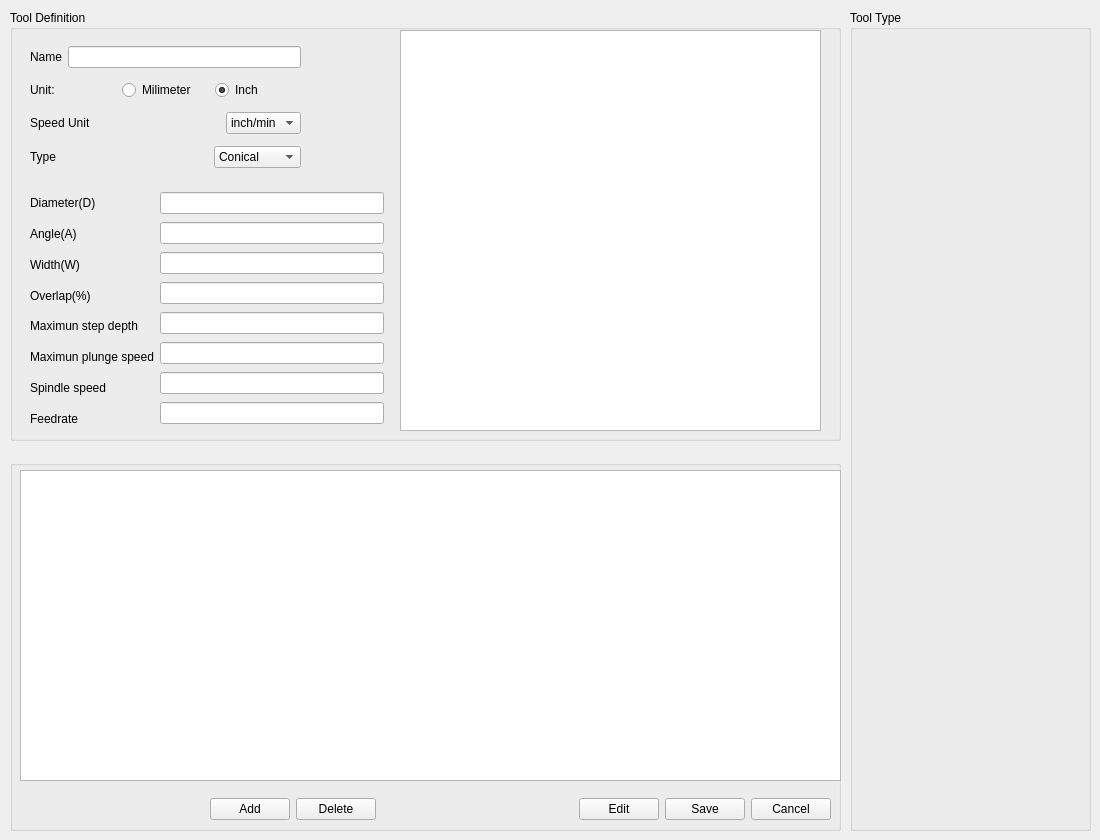
     <widget class="QWidget" name="tab_2">
      <attribute name="title">
       <string>Tool Library</string>
      </attribute>
      <widget class="QGroupBox" name="groupBox_29">
       <property name="geometry">
        <rect>
         <x>850</x>
         <y>10</y>
         <width>241</width>
         <height>821</height>
        </rect>
       </property>
       <property name="title">
        <string>Tool Type</string>
       </property>
       <layout class="QGridLayout" name="gridLayout_2">
        <item row="0" column="0">
         <widget class="QLabel" name="tlToolTypeViewLabel">
          <property name="sizePolicy">
           <sizepolicy hsizetype="Ignored" vsizetype="Ignored">
            <horstretch>0</horstretch>
            <verstretch>0</verstretch>
           </sizepolicy>
          </property>
          <property name="layoutDirection">
           <enum>Qt::LeftToRight</enum>
          </property>
          <property name="text">
           <string/>
          </property>
          <property name="alignment">
           <set>Qt::AlignCenter</set>
          </property>
         </widget>
        </item>
       </layout>
      </widget>
      <widget class="QGroupBox" name="groupBox_30">
       <property name="geometry">
        <rect>
         <x>10</x>
         <y>10</y>
         <width>831</width>
         <height>431</height>
        </rect>
       </property>
       <property name="title">
        <string>Tool Definition</string>
       </property>
       <widget class="QWidget" name="layoutWidget">
        <property name="geometry">
         <rect>
          <x>20</x>
          <y>30</y>
          <width>271</width>
          <height>137</height>
         </rect>
        </property>
        <layout class="QVBoxLayout" name="verticalLayout_23">
         <item>
          <layout class="QHBoxLayout" name="horizontalLayout_14">
           <item>
            <widget class="QLabel" name="label_17">
             <property name="text">
              <string>Name</string>
             </property>
            </widget>
           </item>
           <item>
            <widget class="QLineEdit" name="tlName"/>
           </item>
          </layout>
         </item>
         <item>
          <layout class="QHBoxLayout" name="horizontalLayout_16">
           <item>
            <widget class="QLabel" name="label_19">
             <property name="sizePolicy">
              <sizepolicy hsizetype="Minimum" vsizetype="Preferred">
               <horstretch>0</horstretch>
               <verstretch>0</verstretch>
              </sizepolicy>
             </property>
             <property name="text">
              <string>Unit:</string>
             </property>
            </widget>
           </item>
           <item>
            <widget class="QRadioButton" name="tlUnitMMRadio">
             <property name="text">
              <string>Milimeter</string>
             </property>
            </widget>
           </item>
           <item>
            <widget class="QRadioButton" name="tlUnitInchRadio">
             <property name="text">
              <string>Inch</string>
             </property>
             <property name="checked">
              <bool>true</bool>
             </property>
            </widget>
           </item>
          </layout>
         </item>
         <item>
          <layout class="QHBoxLayout" name="horizontalLayout_17">
           <item>
            <widget class="QLabel" name="label_20">
             <property name="sizePolicy">
              <sizepolicy hsizetype="Minimum" vsizetype="Preferred">
               <horstretch>0</horstretch>
               <verstretch>0</verstretch>
              </sizepolicy>
             </property>
             <property name="text">
              <string>Speed Unit</string>
             </property>
            </widget>
           </item>
           <item>
            <widget class="QComboBox" name="tlSpeedUnitComboBox">
             <property name="sizePolicy">
              <sizepolicy hsizetype="Maximum" vsizetype="Fixed">
               <horstretch>0</horstretch>
               <verstretch>0</verstretch>
              </sizepolicy>
             </property>
             <item>
              <property name="text">
               <string>inch/min</string>
              </property>
             </item>
             <item>
              <property name="text">
               <string>inch/sec</string>
              </property>
             </item>
             <item>
              <property name="text">
               <string>mm/min</string>
              </property>
             </item>
             <item>
              <property name="text">
               <string>mm/sec</string>
              </property>
             </item>
            </widget>
           </item>
          </layout>
         </item>
         <item>
          <layout class="QHBoxLayout" name="horizontalLayout_15">
           <item>
            <widget class="QLabel" name="label_18">
             <property name="sizePolicy">
              <sizepolicy hsizetype="Minimum" vsizetype="Preferred">
               <horstretch>0</horstretch>
               <verstretch>0</verstretch>
              </sizepolicy>
             </property>
             <property name="text">
              <string>Type</string>
             </property>
            </widget>
           </item>
           <item>
            <widget class="QComboBox" name="tlTypeComboBox">
             <property name="sizePolicy">
              <sizepolicy hsizetype="Maximum" vsizetype="Fixed">
               <horstretch>0</horstretch>
               <verstretch>0</verstretch>
              </sizepolicy>
             </property>
             <item>
              <property name="text">
               <string>Conical</string>
              </property>
             </item>
             <item>
              <property name="text">
               <string>Cylindrical</string>
              </property>
             </item>
             <item>
              <property name="text">
               <string>Drill</string>
              </property>
             </item>
            </widget>
           </item>
          </layout>
         </item>
        </layout>
       </widget>
       <widget class="QGraphicsView" name="tlToolPreview">
        <property name="geometry">
         <rect>
          <x>390</x>
          <y>20</y>
          <width>421</width>
          <height>401</height>
         </rect>
        </property>
       </widget>
       <widget class="QWidget" name="layoutWidget">
        <property name="geometry">
         <rect>
          <x>20</x>
          <y>180</y>
          <width>354</width>
          <height>241</height>
         </rect>
        </property>
        <layout class="QHBoxLayout" name="horizontalLayout_33">
         <item>
          <layout class="QVBoxLayout" name="verticalLayout_21">
           <item>
            <widget class="QLabel" name="label_21">
             <property name="text">
              <string>Diameter(D)</string>
             </property>
            </widget>
           </item>
           <item>
            <widget class="QLabel" name="label_22">
             <property name="text">
              <string>Angle(A)</string>
             </property>
            </widget>
           </item>
           <item>
            <widget class="QLabel" name="label_23">
             <property name="text">
              <string>Width(W)</string>
             </property>
            </widget>
           </item>
           <item>
            <widget class="QLabel" name="label_25">
             <property name="text">
              <string>Overlap(%)</string>
             </property>
            </widget>
           </item>
           <item>
            <widget class="QLabel" name="label_24">
             <property name="text">
              <string>Maximun step depth</string>
             </property>
            </widget>
           </item>
           <item>
            <widget class="QLabel" name="label_28">
             <property name="text">
              <string>Maximun plunge speed</string>
             </property>
            </widget>
           </item>
           <item>
            <widget class="QLabel" name="label_26">
             <property name="text">
              <string>Spindle speed</string>
             </property>
            </widget>
           </item>
           <item>
            <widget class="QLabel" name="label_27">
             <property name="text">
              <string>Feedrate</string>
             </property>
            </widget>
           </item>
          </layout>
         </item>
         <item>
          <layout class="QVBoxLayout" name="verticalLayout_22">
           <item>
            <widget class="QLineEdit" name="tlDiameter"/>
           </item>
           <item>
            <widget class="QLineEdit" name="tlAngle"/>
           </item>
           <item>
            <widget class="QLineEdit" name="tlWidth"/>
           </item>
           <item>
            <widget class="QLineEdit" name="tlOverlap"/>
           </item>
           <item>
            <widget class="QLineEdit" name="tlDepth"/>
           </item>
           <item>
            <widget class="QLineEdit" name="tlPlugeSpeed"/>
           </item>
           <item>
            <widget class="QLineEdit" name="tlSpindleSpeed"/>
           </item>
           <item>
            <widget class="QLineEdit" name="tlFeedrate"/>
           </item>
          </layout>
         </item>
        </layout>
       </widget>
      </widget>
      <widget class="QGroupBox" name="groupBox_31">
       <property name="geometry">
        <rect>
         <x>10</x>
         <y>460</y>
         <width>831</width>
         <height>371</height>
        </rect>
       </property>
       <property name="title">
        <string/>
       </property>
       <widget class="QTreeView" name="treeView">
        <property name="geometry">
         <rect>
          <x>10</x>
          <y>10</y>
          <width>821</width>
          <height>311</height>
         </rect>
        </property>
        <property name="toolTip">
         <string>&lt;html&gt;&lt;head/&gt;&lt;body&gt;&lt;p&gt;Double click to select&lt;/p&gt;&lt;/body&gt;&lt;/html&gt;</string>
        </property>
       </widget>
       <widget class="QWidget" name="layoutWidget">
        <property name="geometry">
         <rect>
          <x>200</x>
          <y>330</y>
          <width>621</width>
          <height>38</height>
         </rect>
        </property>
        <layout class="QHBoxLayout" name="horizontalLayout_20">
         <item>
          <layout class="QHBoxLayout" name="horizontalLayout_18">
           <item>
            <widget class="QPushButton" name="tlAddButton">
             <property name="text">
              <string>Add</string>
             </property>
            </widget>
           </item>
           <item>
            <widget class="QPushButton" name="tlDeleteButton">
             <property name="text">
              <string>Delete</string>
             </property>
            </widget>
           </item>
          </layout>
         </item>
         <item>
          <spacer name="horizontalSpacer_2">
           <property name="orientation">
            <enum>Qt::Horizontal</enum>
           </property>
           <property name="sizeHint" stdset="0">
            <size>
             <width>40</width>
             <height>20</height>
            </size>
           </property>
          </spacer>
         </item>
         <item>
          <layout class="QHBoxLayout" name="horizontalLayout_19">
           <item>
            <widget class="QPushButton" name="tlEditButton">
             <property name="text">
              <string>Edit</string>
             </property>
            </widget>
           </item>
           <item>
            <widget class="QPushButton" name="tlSaveButton">
             <property name="text">
              <string>Save</string>
             </property>
            </widget>
           </item>
           <item>
            <widget class="QPushButton" name="tlCancelButton">
             <property name="text">
              <string>Cancel</string>
             </property>
            </widget>
           </item>
          </layout>
         </item>
        </layout>
       </widget>
      </widget>
     </widget>
